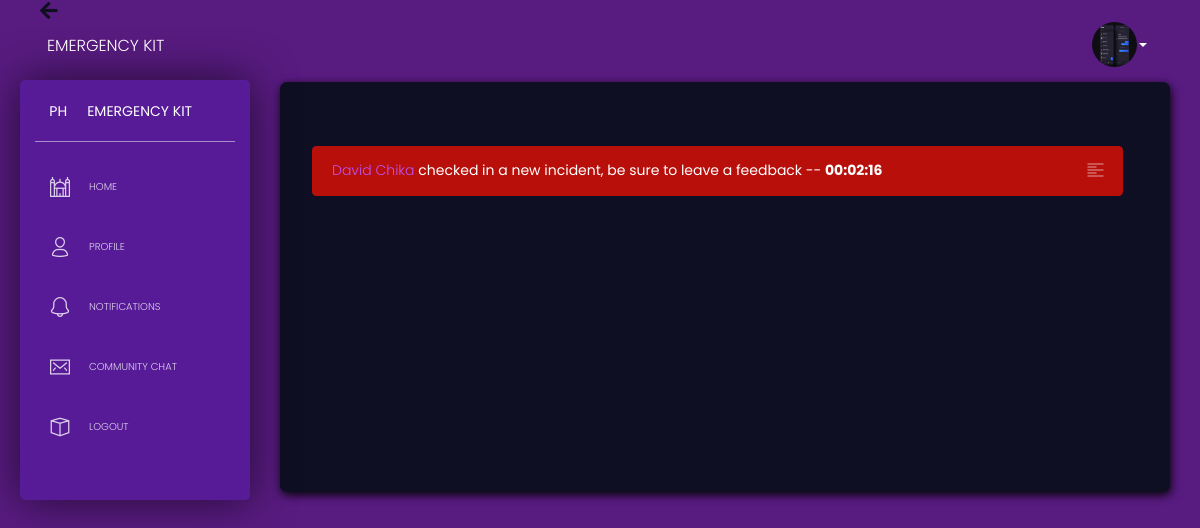
The app's page /alerts (signed in) with its own data.
### app/models.py (models this page shows, shortened)
class User(UserMixin, db.Model):
	id = db.Column(db.Integer, primary_key=True, unique=True)
	name = db.Column(db.String(), nullable=False)
	number = db.Column(db.Integer(), nullable=False)
	gender = db.Column(db.String(), nullable=False)
	password = db.Column(db.String(), nullable=False)
	profile_image = db.Column(db.String(), nullable=False, default="default.jpg")
	user_type = db.Column(db.String(), nullable=False, default="citizen")
	location = db.Column(db.String(), nullable=True)
	date_joined = db.Column(db.DateTime(), nullable=False, default=datetime.utcnow)
	account_pend = db.Column(db.Boolean(), nullable=True)
	date_pended = db.Column(db.DateTime(), nullable=True)
	incidence = db.relationship("Incidence", backref="author", lazy=True)
	safe = db.relationship("Safe", backref="marker", lazy=True)
	comment = db.relationship("Comment", backref="comm_ent", lazy=True)
	message_sent = db.relationship("Message", backref="author", lazy=True)
	liked = db.relationship('Like', foreign_keys=[Like.liker_id],\
		backref=db.backref('liker', lazy='joined'), lazy='dynamic',\
		cascade='all, delete-orphan')
	notify_carrier = db.relationship('Notifications',\
		foreign_keys='Notifications.carrier_id',\
		backref='n_carrier', lazy='dynamic')
	notify_reciever = db.relationship('Notifications',\
		foreign_keys='Notifications.reciever_id',\
		backref='n_reciever', lazy='dynamic')

class Notifications(db.Model):
	id = db.Column(db.Integer, primary_key=True)
	carrier_name = db.Column(db.String(50))
	carrier_id = db.Column(db.Integer, db.ForeignKey('user.id'))
	reciever_id = db.Column(db.Integer, db.ForeignKey('user.id'))
	action_type = db.Column(db.String(140))
	date_carried = db.Column(db.DateTime, index=True, default=datetime.utcnow)

### app/routes/message_routes.py (the view)
@app.route('/alerts')
def alerts():
	notify = Notifications.query.filter_by(reciever_id=current_user.id).all()
	return render_template('alert/notify.html', notify=notify)

### app/models.py (called while the page is built)
@login_manager.user_loader
def load_user(id):
	return User.query.get(int(id))

### app/templates/alert/notify.html (shortened to what this page needs)
{% extends 'base.html' %}
{% block body_content %}
<div class="content">
	<div class="row">
		<div class="col-md-12">
			<div class="jumbotron" id="main_box">
				<div class="notify_container">
					{% for notifications in notify %}
						{% if notifications.action_type == "incidence" %}
							<div class="alert alert-danger alert-dismissible fade show notify_alert" role="alert">
							  <a href="{{url_for('others_profile', id=notifications.carrier_id)}}">
							  	{% if notifications.carrier_name==current_user.name %}
							  		You
							  	{% else%}
							  		{{notifications.carrier_name}}
							  	{% endif %}
							  </a> checked in a new incident, be sure to leave a feedback  --  <strong>  {{notifications.date_carried.strftime('%X') }}</strong>
							  <button type="button" class="close remove_notify" data-dismiss="alert" aria-label="Close">
							      <i class="tim-icons icon-align-left-2"></i>
							  </button>
							</div>
						{% endif %}
					{% endfor %}
				</div>
			</div>
		</div>
	</div>
</div>
{% endblock %}

### app/templates/base.html (shortened to what this page needs)
<!DOCTYPE html>
<html lang="en">
<head>
  <link href="https://use.fontawesome.com/releases/v5.0.6/css/all.css" rel="stylesheet">
  <link href="/static/assets/css/nucleo-icons.css" rel="stylesheet" />
  <link href="/static/assets/css/black-dashboard.css?v=1.0.0" rel="stylesheet" />
  <link rel="stylesheet" type="text/css" href="/static/css/style.css">
</head>
{% block body %}
<body class="" id="body">
  <div class="wrapper">
    <div class="sidebar position-fixed" style="background: #581b98; height: 420px !important;" id="sidebar_body">
      <div class="sidebar-wrapper">
        <div class="logo">
          <a href="javascript:void(0)" class="simple-text logo-mini">
            PH
          </a>
          <a href="javascript:void(0)" class="simple-text logo-normal">
            Emergency Kit
          </a>
        </div>
        <ul class="nav">
          <li>
            <a href="{{url_for('home')}}" class="">
              <i class="tim-icons icon-istanbul"></i>
              <p>Home</p>
            </a>
          </li>
          <li>
            <a href="{{url_for('profile')}}" class="">
              <i class="tim-icons icon-single-02"></i>
              <p>Profile</p>
            </a>
          </li>
          <li>
            <a href="{{url_for('alerts')}}" class="">
              <i class="tim-icons icon-bell-55"></i>
              <p>Notifications</p>
            </a>
          </li>
          <li>
            <a href="{{url_for('single_message')}}" class="">
              <i class="tim-icons icon-email-85"></i>
              <p>Community Chat</p>
            </a>
          </li>
          <li>
            <a href="{{url_for('logout')}}" class="">
              <i class="tim-icons icon-app"></i>
              <p>Logout</p>
            </a>
          </li>
        </ul>
      </div>
    </div>
    <div class="main-panel">
      <br>
      <div id="back_button">
        <i class="fa fa-arrow-left" id="back_arrow"></i>
      </div>
      <nav class="navbar navbar-expand-lg navbar-absolute navbar-transparent" id="navbar">
        <div class="container-fluid">
          <div class="navbar-wrapper">
            <a class="navbar-brand" href="javascript:void(0)">Emergency Kit</a>
          </div>
          <div class="collapse navbar-collapse" id="navigation">
            <ul class="navbar-nav ml-auto">
              <li class="dropdown nav-item">
                <a href="#" class="dropdown-toggle nav-link" data-toggle="dropdown">
                  <img src="/static/img/{{current_user.profile_image}}" class="current_user_img">
                  <b class="caret d-none d-lg-block d-xl-block"></b>
                </a>
              </li>
            </ul>
          </div>
        </div>
      </nav>
      {% block body_content %}
      {% endblock %}
    </div>
  </div>
</body>
{% endblock %}
</html>

### app/static/css/style.css (style rules this page uses)
.sidebar { height: 640px !important; }

### app/templates/alert/notify.html (style rules this page uses)
#main_box { height: 530px; background: #0f0f23; box-shadow: 1px 3px 10px #050505; margin-bottom: -550px !important; }
.notify_container { height: 280px; overflow-y: scroll; overflow-x: hidden !important; padding-right: 15px; }
.notify_alert { background: #B80F0A; }
.remove_notify { margin-top: -1px !important; }
@media (min-width: 992px) { #main_box { height: 410px; } }

### app/templates/base.html (style rules this page uses)
.current_user_img { width: 45px; height: 45px; border-radius: 50%; position: relative !important; vertical-align: middle !important; display: block !important; }
.main-panel { background: #581b80; user-select: none; -webkit-user-select: none; -moz-user-select: none; margin-top: -22px; }
.content { background: #581b80; user-select: none; -webkit-user-select: none; -moz-user-select: none; }
#back_button { cursor: pointer !important; margin-bottom: -20px; }
#back_button i { color: #0f0f20 !important; font-weight: bold; font-size: 20px; cursor: pointer !important; margin-left: 40px; }

### records on screen
User: profile_image (picture)
Notifications: carrier_name "David Chika", date_carried "00:02:16"
